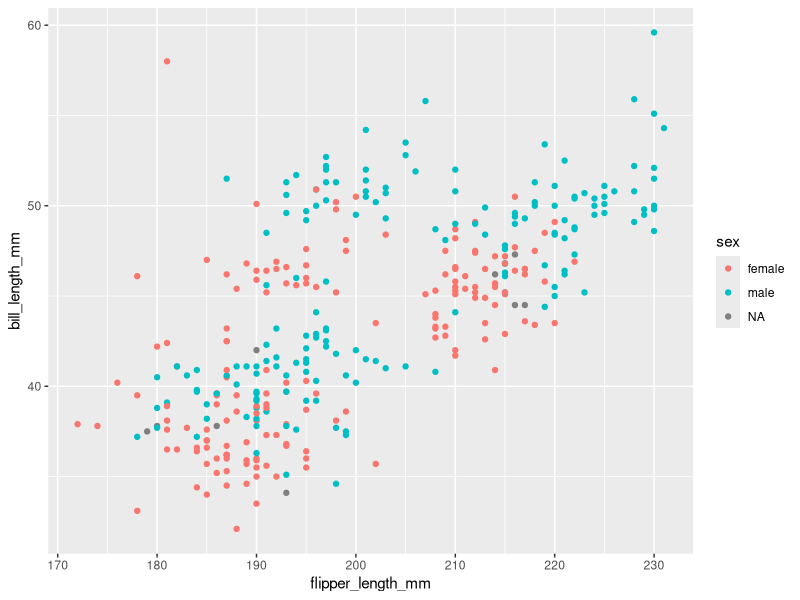

This figure's R source:
## ---- chunk 1
knitr::opts_chunk$set(echo = TRUE)
## ---- chunk 2

## ---- chunk 3
# Arithmetic
2+3
2-4
8*9
5/10
4**10

# Variable Assignment
a <- 2
b = 4

# Print
b
5

## ---- chunk 4
library(tidyverse)
library(ggplot2)
## ---- chunk 5
#data <- read.csv(<filename>.csv) # getting data from a csv
library(palmerpenguins)
data <- penguins
## ---- chunk 6
flipper <- data$flipper_length_mm

## ---- chunk 7
# same data but only the flipper and bill length columns
flipper_bill <- subset(data, select=c(flipper_length_mm, bill_length_mm))

# same data but without the island and year columns
no_island_year <- subset(data, select=-c(island, year))

## ---- chunk 8
summary(data)

head(data) # see the first rows. 6 rows by default
## ---- chunk 9
mean( data$flipper_length_mm, na.rm=TRUE) # mean, ignoring missing values
sd( flipper, na.rm=TRUE) # standard deviation, ignoring missing values

## ---- chunk 10
# test only works to compare two levels
# so here we just get Chinstrap and Adelie
chinstrap_adelie <- filter( data, species=="Chinstrap" | species=="Adelie")

# bill length depends on species
t.test(bill_length_mm ~ species, chinstrap_adelie)

## ---- chunk 11
summary( aov(bill_length_mm ~ year, data))

## ---- chunk 12
ggplot(data, aes(flipper_length_mm, bill_length_mm, color=sex)) +
    geom_point()

## ---- chunk 13


